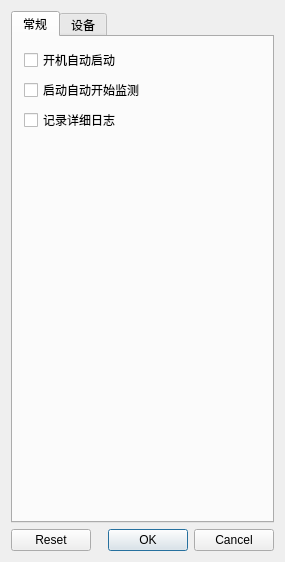
<?xml version="1.0" encoding="UTF-8"?>
<ui version="4.0">
 <class>SettingDialog</class>
 <widget class="QDialog" name="SettingDialog">
  <property name="windowModality">
   <enum>Qt::ApplicationModal</enum>
  </property>
  <property name="enabled">
   <bool>true</bool>
  </property>
  <property name="geometry">
   <rect>
    <x>0</x>
    <y>0</y>
    <width>276</width>
    <height>476</height>
   </rect>
  </property>
  <property name="windowTitle">
   <string>属性</string>
  </property>
  <property name="windowIcon">
   <iconset resource="WheelMonitor.qrc">
    <normaloff>:/WheelMonitor/Resources/images/setting.png</normaloff>:/WheelMonitor/Resources/images/setting.png</iconset>
  </property>
  <layout class="QGridLayout" name="gridLayout">
   <item row="0" column="0">
    <widget class="QTabWidget" name="tabWidget">
     <property name="currentIndex">
      <number>0</number>
     </property>
     <widget class="QWidget" name="commonTab">
      <attribute name="title">
       <string>常规</string>
      </attribute>
      <layout class="QFormLayout" name="formLayout_4">
       <item row="0" column="0">
        <widget class="QCheckBox" name="LaunchAtLoginCheckBox">
         <property name="text">
          <string>开机自动启动</string>
         </property>
        </widget>
       </item>
       <item row="1" column="0">
        <widget class="QCheckBox" name="startAtLaunchCheckBox">
         <property name="text">
          <string>启动自动开始监测</string>
         </property>
        </widget>
       </item>
       <item row="2" column="0">
        <widget class="QCheckBox" name="verboseLogCheckBox">
         <property name="text">
          <string>记录详细日志</string>
         </property>
        </widget>
       </item>
      </layout>
     </widget>
     <widget class="QWidget" name="deviceTab">
      <attribute name="title">
       <string>设备</string>
      </attribute>
      <layout class="QGridLayout" name="gridLayout_2">
       <item row="0" column="0">
        <widget class="QTabWidget" name="deviceTabWidget">
         <property name="tabPosition">
          <enum>QTabWidget::North</enum>
         </property>
         <property name="tabShape">
          <enum>QTabWidget::Rounded</enum>
         </property>
         <property name="currentIndex">
          <number>1</number>
         </property>
         <widget class="QWidget" name="dev1">
          <attribute name="title">
           <string>外圈</string>
          </attribute>
          <layout class="QFormLayout" name="formLayout_2">
           <item row="0" column="0">
            <widget class="QGroupBox" name="videoCaptureGroupBox">
             <property name="title">
              <string>图像采集</string>
             </property>
             <layout class="QFormLayout" name="formLayout">
              <item row="0" column="0">
               <widget class="QLabel" name="capIntervalLabel">
                <property name="text">
                 <string>帧间距</string>
                </property>
                <property name="buddy">
                 <cstring>capIntervalSpinBox</cstring>
                </property>
               </widget>
              </item>
              <item row="0" column="1">
               <widget class="QSpinBox" name="capIntervalSpinBox">
                <property name="maximum">
                 <number>1000</number>
                </property>
               </widget>
              </item>
             </layout>
            </widget>
           </item>
           <item row="1" column="0">
            <widget class="QGroupBox" name="imageProcessGroupBox">
             <property name="title">
              <string>图像处理</string>
             </property>
             <layout class="QFormLayout" name="formLayout_5">
              <item row="0" column="0">
               <widget class="QCheckBox" name="sensorCheckBox">
                <property name="text">
                 <string>传感器触发</string>
                </property>
               </widget>
              </item>
              <item row="1" column="0">
               <widget class="QLabel" name="alarmRatioLabel">
                <property name="text">
                 <string>报警值（越小越灵敏）</string>
                </property>
                <property name="buddy">
                 <cstring>alarmRatioSpinBox</cstring>
                </property>
               </widget>
              </item>
              <item row="1" column="1">
               <widget class="QDoubleSpinBox" name="alarmRatioSpinBox">
                <property name="singleStep">
                 <double>0.010000000000000</double>
                </property>
               </widget>
              </item>
              <item row="2" column="0">
               <widget class="QLabel" name="warningLabel">
                <property name="text">
                 <string>预警值（越小越灵敏）</string>
                </property>
                <property name="buddy">
                 <cstring>warningRatioSpinBox</cstring>
                </property>
               </widget>
              </item>
              <item row="2" column="1">
               <widget class="QDoubleSpinBox" name="warningRatioSpinBox">
                <property name="singleStep">
                 <double>0.010000000000000</double>
                </property>
               </widget>
              </item>
              <item row="3" column="0">
               <widget class="QLabel" name="radiusMinLabel">
                <property name="text">
                 <string>内圆半径(pix)</string>
                </property>
                <property name="buddy">
                 <cstring>radiusMinSpinBox</cstring>
                </property>
               </widget>
              </item>
              <item row="3" column="1">
               <widget class="QSpinBox" name="radiusMinSpinBox">
                <property name="maximum">
                 <number>1000</number>
                </property>
               </widget>
              </item>
              <item row="4" column="0">
               <widget class="QLabel" name="radiusMaxLabel">
                <property name="text">
                 <string>外圆半径(pix)</string>
                </property>
                <property name="buddy">
                 <cstring>radiusMaxSpinBox</cstring>
                </property>
               </widget>
              </item>
              <item row="4" column="1">
               <widget class="QSpinBox" name="radiusMaxSpinBox">
                <property name="maximum">
                 <number>1000</number>
                </property>
               </widget>
              </item>
              <item row="5" column="0" colspan="2">
               <widget class="Line" name="line">
                <property name="orientation">
                 <enum>Qt::Horizontal</enum>
                </property>
               </widget>
              </item>
              <item row="6" column="0">
               <widget class="QLabel" name="roiLabel_1">
                <property name="text">
                 <string>检测区域(pix)</string>
                </property>
               </widget>
              </item>
              <item row="7" column="0">
               <widget class="QLabel" name="roiLabel_2">
                <property name="text">
                 <string>左上角x</string>
                </property>
                <property name="buddy">
                 <cstring>roiSpinBox_x</cstring>
                </property>
               </widget>
              </item>
              <item row="7" column="1">
               <widget class="QSpinBox" name="roiSpinBox_x">
                <property name="maximum">
                 <number>1280</number>
                </property>
               </widget>
              </item>
              <item row="8" column="0">
               <widget class="QLabel" name="roiLabel_3">
                <property name="text">
                 <string>左上角y</string>
                </property>
                <property name="buddy">
                 <cstring>roiSpinBox_y</cstring>
                </property>
               </widget>
              </item>
              <item row="8" column="1">
               <widget class="QSpinBox" name="roiSpinBox_y">
                <property name="maximum">
                 <number>720</number>
                </property>
               </widget>
              </item>
              <item row="9" column="0">
               <widget class="QLabel" name="roiLabel_4">
                <property name="text">
                 <string>宽度w</string>
                </property>
                <property name="buddy">
                 <cstring>roiSpinBox_w</cstring>
                </property>
               </widget>
              </item>
              <item row="9" column="1">
               <widget class="QSpinBox" name="roiSpinBox_w">
                <property name="maximum">
                 <number>1280</number>
                </property>
               </widget>
              </item>
              <item row="10" column="0">
               <widget class="QLabel" name="roiLabel_5">
                <property name="text">
                 <string>高度h</string>
                </property>
                <property name="buddy">
                 <cstring>roiSpinBox_h</cstring>
                </property>
               </widget>
              </item>
              <item row="10" column="1">
               <widget class="QSpinBox" name="roiSpinBox_h">
                <property name="maximum">
                 <number>720</number>
                </property>
               </widget>
              </item>
             </layout>
            </widget>
           </item>
          </layout>
         </widget>
         <widget class="QWidget" name="dev2">
          <attribute name="title">
           <string>内圈</string>
          </attribute>
          <layout class="QFormLayout" name="formLayout_7">
           <item row="0" column="0">
            <widget class="QGroupBox" name="videoCaptureGroupBox_3">
             <property name="title">
              <string>图像采集</string>
             </property>
             <layout class="QFormLayout" name="formLayout_3">
              <item row="0" column="0">
               <widget class="QLabel" name="capIntervalLabel_3">
                <property name="text">
                 <string>帧间距</string>
                </property>
                <property name="buddy">
                 <cstring>capIntervalSpinBox</cstring>
                </property>
               </widget>
              </item>
              <item row="0" column="1">
               <widget class="QSpinBox" name="capIntervalSpinBox_3">
                <property name="maximum">
                 <number>1000</number>
                </property>
               </widget>
              </item>
             </layout>
            </widget>
           </item>
           <item row="1" column="0">
            <widget class="QGroupBox" name="imageProcessGroupBox_3">
             <property name="title">
              <string>图像处理</string>
             </property>
             <layout class="QFormLayout" name="formLayout_6">
              <item row="0" column="0">
               <widget class="QCheckBox" name="sensorCheckBox_3">
                <property name="text">
                 <string>传感器触发</string>
                </property>
               </widget>
              </item>
              <item row="1" column="0">
               <widget class="QLabel" name="alarmRatioLabel_3">
                <property name="text">
                 <string>报警值（越小越灵敏）</string>
                </property>
                <property name="buddy">
                 <cstring>alarmRatioSpinBox</cstring>
                </property>
               </widget>
              </item>
              <item row="1" column="1">
               <widget class="QDoubleSpinBox" name="alarmRatioSpinBox_3">
                <property name="singleStep">
                 <double>0.010000000000000</double>
                </property>
               </widget>
              </item>
              <item row="2" column="0">
               <widget class="QLabel" name="warningLabel_3">
                <property name="text">
                 <string>预警值（越小越灵敏）</string>
                </property>
                <property name="buddy">
                 <cstring>warningRatioSpinBox</cstring>
                </property>
               </widget>
              </item>
              <item row="2" column="1">
               <widget class="QDoubleSpinBox" name="warningRatioSpinBox_3">
                <property name="singleStep">
                 <double>0.010000000000000</double>
                </property>
               </widget>
              </item>
              <item row="3" column="0">
               <widget class="QLabel" name="radiusMinLabel_3">
                <property name="text">
                 <string>内圆半径(pix)</string>
                </property>
                <property name="buddy">
                 <cstring>radiusMinSpinBox</cstring>
                </property>
               </widget>
              </item>
              <item row="3" column="1">
               <widget class="QSpinBox" name="radiusMinSpinBox_3">
                <property name="maximum">
                 <number>1000</number>
                </property>
               </widget>
              </item>
              <item row="4" column="0">
               <widget class="QLabel" name="radiusMaxLabel_3">
                <property name="text">
                 <string>外圆半径(pix)</string>
                </property>
                <property name="buddy">
                 <cstring>radiusMaxSpinBox</cstring>
                </property>
               </widget>
              </item>
              <item row="4" column="1">
               <widget class="QSpinBox" name="radiusMaxSpinBox_3">
                <property name="maximum">
                 <number>1000</number>
                </property>
               </widget>
              </item>
              <item row="5" column="0" colspan="2">
               <widget class="Line" name="line_2">
                <property name="orientation">
                 <enum>Qt::Horizontal</enum>
                </property>
               </widget>
              </item>
              <item row="6" column="0">
               <widget class="QLabel" name="roiLabel_11">
                <property name="text">
                 <string>检测区域(pix)</string>
                </property>
               </widget>
              </item>
              <item row="7" column="0">
               <widget class="QLabel" name="roiLabel_6">
                <property name="text">
                 <string>左上角x</string>
                </property>
                <property name="buddy">
                 <cstring>roiSpinBox_x</cstring>
                </property>
               </widget>
              </item>
              <item row="7" column="1">
               <widget class="QSpinBox" name="roiSpinBox_x_3">
                <property name="maximum">
                 <number>1280</number>
                </property>
               </widget>
              </item>
              <item row="8" column="0">
               <widget class="QLabel" name="roiLabel_7">
                <property name="text">
                 <string>左上角y</string>
                </property>
                <property name="buddy">
                 <cstring>roiSpinBox_y</cstring>
                </property>
               </widget>
              </item>
              <item row="8" column="1">
               <widget class="QSpinBox" name="roiSpinBox_y_3">
                <property name="maximum">
                 <number>720</number>
                </property>
               </widget>
              </item>
              <item row="9" column="0">
               <widget class="QLabel" name="roiLabel_9">
                <property name="text">
                 <string>宽度w</string>
                </property>
                <property name="buddy">
                 <cstring>roiSpinBox_w</cstring>
                </property>
               </widget>
              </item>
              <item row="9" column="1">
               <widget class="QSpinBox" name="roiSpinBox_w_3">
                <property name="maximum">
                 <number>1280</number>
                </property>
               </widget>
              </item>
              <item row="10" column="0">
               <widget class="QLabel" name="roiLabel_8">
                <property name="text">
                 <string>高度h</string>
                </property>
                <property name="buddy">
                 <cstring>roiSpinBox_h</cstring>
                </property>
               </widget>
              </item>
              <item row="10" column="1">
               <widget class="QSpinBox" name="roiSpinBox_h_3">
                <property name="maximum">
                 <number>720</number>
                </property>
               </widget>
              </item>
             </layout>
            </widget>
           </item>
          </layout>
         </widget>
        </widget>
       </item>
      </layout>
     </widget>
    </widget>
   </item>
   <item row="1" column="0">
    <widget class="QDialogButtonBox" name="buttonBox">
     <property name="standardButtons">
      <set>QDialogButtonBox::Cancel|QDialogButtonBox::Ok|QDialogButtonBox::Reset</set>
     </property>
     <property name="centerButtons">
      <bool>false</bool>
     </property>
    </widget>
   </item>
  </layout>
 </widget>
 <layoutdefault spacing="6" margin="11"/>
 <tabstops>
  <tabstop>tabWidget</tabstop>
  <tabstop>sensorCheckBox</tabstop>
  <tabstop>alarmRatioSpinBox</tabstop>
  <tabstop>radiusMaxSpinBox</tabstop>
  <tabstop>roiSpinBox_x</tabstop>
  <tabstop>roiSpinBox_y</tabstop>
  <tabstop>roiSpinBox_w</tabstop>
  <tabstop>roiSpinBox_h</tabstop>
  <tabstop>capIntervalSpinBox</tabstop>
 </tabstops>
 <resources>
  <include location="WheelMonitor.qrc"/>
 </resources>
 <connections/>
</ui>
